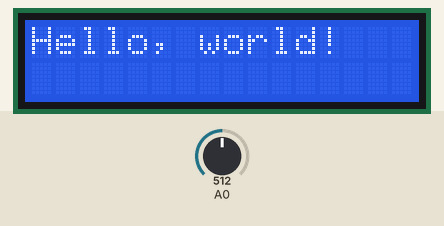
Bench run of a sketch on a simulated Arduino Uno, built with avr-gcc and run on an emulated ATmega328P. On the bench: 16×2 character LCD. The test bench sets the inputs (shaded band); at power-on: A0 = 512. What the sketch prints to the serial monitor is not drawn.

Above: at 1.6 s.
At 4.7 s:
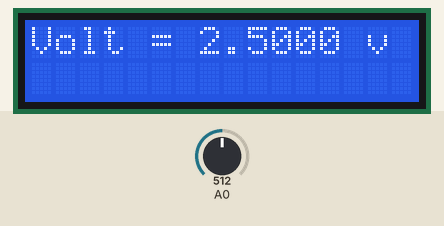
4.8 s: A0 set to 716
At 6.3 s:
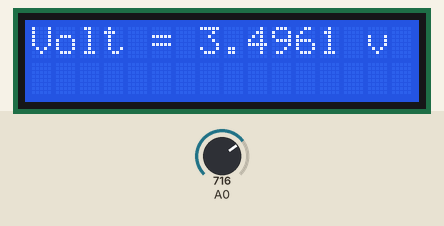
6.6 s: A0 set to 900
At 7.4 s:
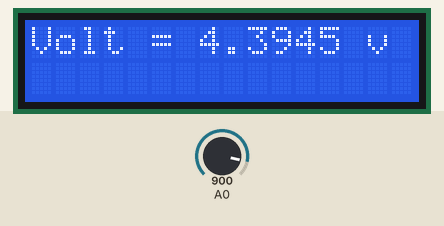
8.2 s: A0 set to 1023
At 9.5 s:
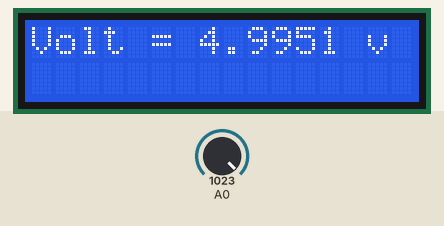
Timing chart, 0 to 11.2 s (numbered marks = the images above; inputs shaded):
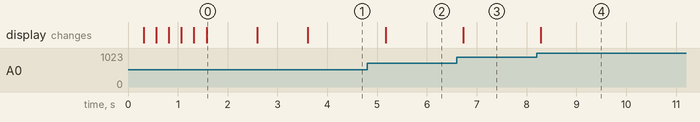

The sketch:

lcd_display.ino
```cpp
#include <Wire.h>
#include <LiquidCrystal_I2C.h>

LiquidCrystal_I2C lcd(0x27, 2, 1, 0, 4, 5, 6, 7, 3, POSITIVE);

void setup() {
  // put your setup code here, to run once:

  Serial.begin(9600);

  lcd.begin(16,2);
  // ------- Quick 3 blinks of backlight  -------------
  for(int i = 0; i< 3; i++)
  {
    lcd.backlight();
    delay(250);
    lcd.noBacklight();
    delay(250);
  }
  lcd.backlight(); // finish with backlight on

//-------- Write characters on the display ------------------
// NOTE: Cursor Position: (CHAR, LINE) start at 0
  lcd.setCursor(0,0); //Start at character 4 on line 0
  lcd.print("Hello, world!");
  delay(1000);
  lcd.setCursor(0,1);
  lcd.print("HI!Arduino");
  delay(1000);

}

void loop() {
  // put your main code here, to run repeatedly:
  int data = analogRead(A0);
  float volt = data*5.0/1024;

  Serial.print("A2D=");
  Serial.print(data);
  Serial.print("    Voltage=");
  Serial.println(volt,4);

  lcd.clear();
  lcd.setCursor(0,0);
  lcd.print("Volt = ");
  lcd.print(volt,4);
  lcd.print(" v");
  delay(500);
}
```

Measured:
- after the input at 4.8 s, the display: changes after 0.37 s (image 2)
- after the input at 6.6 s, the display: changes after 0.13 s (image 3)
- after the input at 8.2 s, the display: changes after 0.08 s (image 4)
- what the display in image 0 shows lasts 1.0 s, from 1.6 s to 2.6 s
